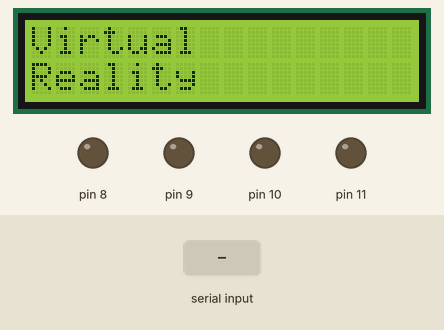
Bench run of a sketch on a simulated Arduino Uno, built with avr-gcc and run on an emulated ATmega328P. Parts: 16×2 character LCD, output pins drawn as LEDs (lit = HIGH). The test bench sets the inputs (shaded band). What the sketch prints to the serial monitor is not drawn.

Above: at 1.2 s.
1.3 s: "a" received over Serial
At 2.5 s:
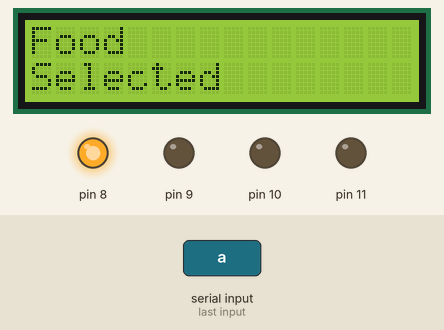
2.8 s: "b" received over Serial
At 4.5 s:
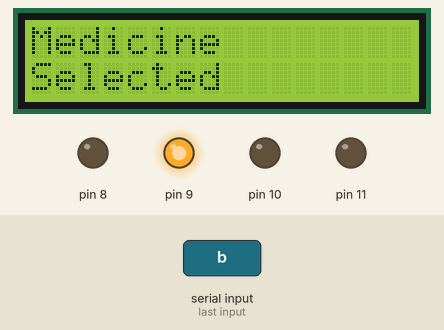
4.8 s: "c" received over Serial
At 6.4 s:
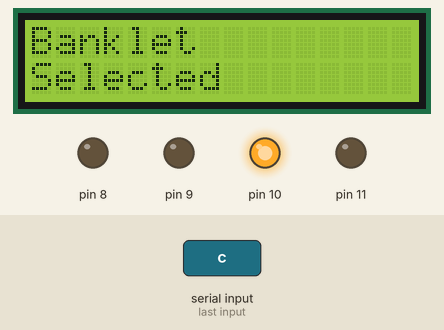
6.8 s: "d" received over Serial
At 8.2 s:
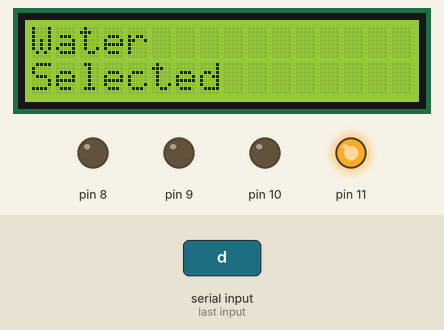
8.8 s: "e" received over Serial
At 10.0 s:
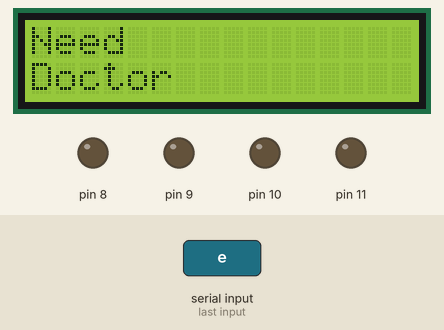
10.8 s: "f" received over Serial
At 11.8 s:
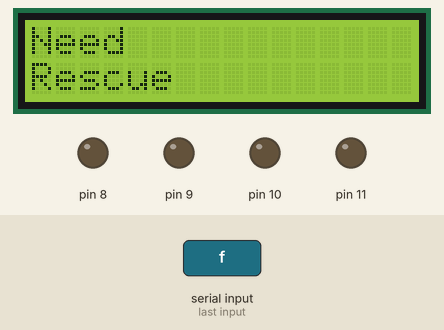
Timing chart, 0 to 13.8 s (numbered marks = the images above; inputs shaded):
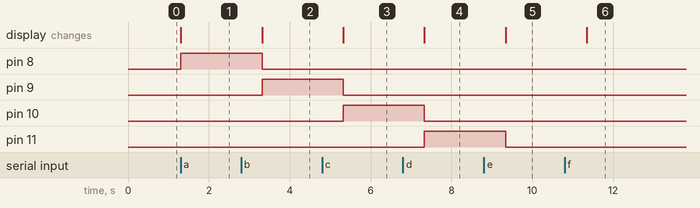

Measured:
- after the input at 1.3 s, pin 8: LOW → HIGH at once; the display: changes at once (image 1)
- after the input at 2.8 s, pin 8: HIGH → LOW after 0.51 s; pin 9: LOW → HIGH after 0.51 s; the display: changes after 0.51 s (image 2)
- after the input at 4.8 s, pin 9: HIGH → LOW after 0.52 s; pin 10: LOW → HIGH after 0.52 s; the display: changes after 0.52 s (image 3)
- after the input at 6.8 s, pin 10: HIGH → LOW after 0.53 s; pin 11: LOW → HIGH after 0.53 s; the display: changes after 0.53 s (image 4)
- after the input at 8.8 s, pin 11: HIGH → LOW after 0.54 s; the display: changes after 0.54 s (image 5)
- after the input at 10.8 s, the display: changes after 0.55 s (image 6)

The sketch:

DC_motor.ino
```cpp
#include<LiquidCrystal.h>

LiquidCrystal lcd(2, 3, 4, 5, 6, 7); // sets the interfacing pins

char i;
void setup()
{
  lcd.begin(16, 2);
  lcd.setCursor(0,0);
  lcd.clear();
  pinMode(8,OUTPUT);
  pinMode(9,OUTPUT);
  pinMode(10,OUTPUT);
  pinMode(11,OUTPUT);
  Serial.begin(9600);
  lcd.clear();
  lcd.setCursor(0,0);
  lcd.print("Virtual  ");
  lcd.setCursor(0,1);
  lcd.print("Reality");
  Serial.println("Enter The Character");


}

void loop()
{

 while(Serial.available())
  {
     i=Serial.read();

     Serial.println(i);


  }
 if(i=='a')
  {
     lcd.clear();
     lcd.setCursor(0,0);
     lcd.print("Food ");
     lcd.setCursor(0,1);
     lcd.print("Selected");

     digitalWrite(8,HIGH);
     digitalWrite(9,LOW);
     digitalWrite(10,LOW);
     digitalWrite(11,LOW);
     delay(1000);

}
if(i=='b')
{
     lcd.clear();
     lcd.setCursor(0,0);
     lcd.print("Medicine");
     lcd.setCursor(0,1);
     lcd.print("Selected");
     digitalWrite(8,LOW);
     digitalWrite(9,HIGH);
     digitalWrite(10,LOW);
     digitalWrite(11,LOW);
     delay(1000);
}
if(i=='c')
{
     lcd.clear();
     lcd.setCursor(0,0);
     lcd.print("Banklet");
     lcd.setCursor(0,1);
     lcd.print("Selected");
     digitalWrite(8,LOW);
     digitalWrite(9,LOW);
     digitalWrite(10,HIGH);
     digitalWrite(11,LOW);
     delay(1000);
}
if(i=='d')
{
     lcd.clear();
     lcd.setCursor(0,0);
     lcd.print("Water");
     lcd.setCursor(0,1);
     lcd.print("Selected");
     digitalWrite(8,LOW);
     digitalWrite(9,LOW);
     digitalWrite(10,LOW);
     digitalWrite(11,HIGH);
     delay(1000);
}
if(i=='e')
{
     lcd.clear();
     lcd.setCursor(0,0);
     lcd.print("Need");
     lcd.setCursor(0,1);
     lcd.print("Doctor");
     digitalWrite(8,LOW);
     digitalWrite(9,LOW);
     digitalWrite(10,LOW);
     digitalWrite(11,LOW);
     delay(1000);

}
if(i=='f')
{
     lcd.clear();
     lcd.setCursor(0,0);
     lcd.print("Need");
     lcd.setCursor(0,1);
     lcd.print("Rescue");
     digitalWrite(8,LOW);
     digitalWrite(9,LOW);
     digitalWrite(10,LOW);
     digitalWrite(11,LOW);
     delay(1000);

}
}
```
